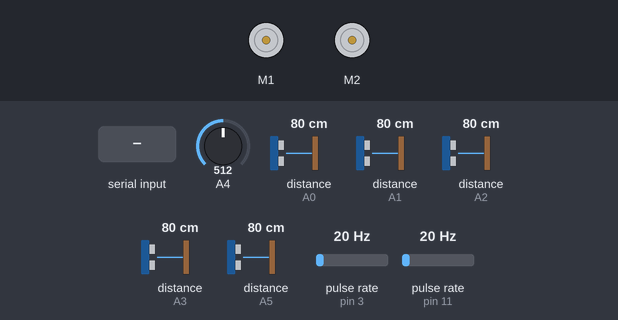
Bench run of a sketch on a simulated Arduino Uno, built with avr-gcc and run on an emulated ATmega328P. Shown: 2 × DC motor (green arrow = forward, orange = backward, longer = faster). Wiring (inferred from the names in the program): 2 × pulse sensor: data pin 3 / data pin 11. The test bench sets the inputs (shaded band); at power-on: distance to the obstacle (sensors on A1, A5, A3, A0, A2) 80 cm, pulse rate (sensors on pin 3, pin 11) 20 Hz, A4 = 512. What the sketch prints to the serial monitor is not drawn.

Above: at 1.4 s.
1.5 s: "D\n" received over Serial
3.0 s: distance to the obstacle (sensor on A1) set to 2 cm
6.0 s: "S90\n" received over Serial
At 7.7 s:
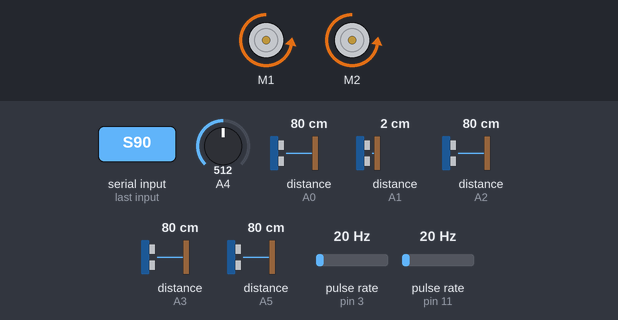
8.8 s: pulse rate (sensor on pin 3) set to 4 Hz
At 10.6 s:
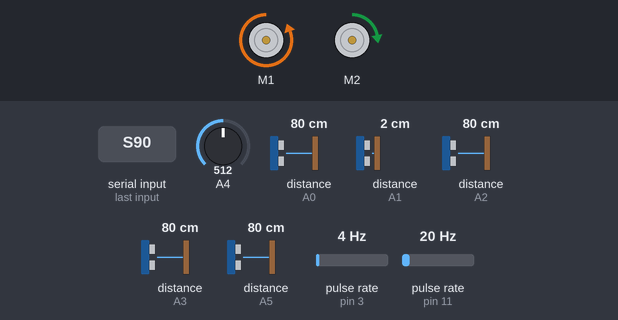
11.8 s: distance to the obstacle (sensor on A5) set to 2 cm
13.3 s: distance to the obstacle (sensor on A3) set to 2 cm
Timing chart, 0 to 15.8 s (numbered marks = the images above; inputs shaded):
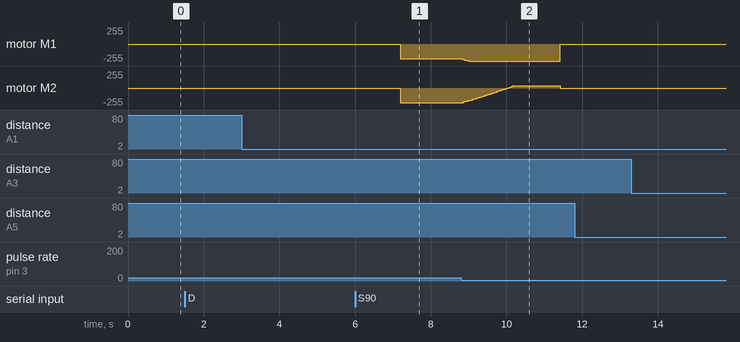

The sketch:

mdp_mar04.ino
```cpp
// the setup routine runs once when you press reset
void setup() {
  // initialize serial communication
  setupSerialConnection();
  setupMotorEncoder();
  setupSensorInterrupt();
  setupPID();
  // make arduino pause execution for all code for the stated milliseconds
  // for the analog-to-digital converter to settle after the last reading
  delay(200);
}

// the loop routine runs over and over again forever
void loop() {
  delay(10);

  // if not connected
  if (!Serial) {
    //Serial.println("Waiting for connection");
  }

  //testRPM(400, 400);

/*
  // for hardcode string
  char movement;
  String test = "U";
  int strLen = test.length();
  int pos = 0;

  // while data is available in the serial buffer
  while (strLen > pos) {
    // to store char array for movement value
    char gridMoveValueChar[5];
    // to store movement value in int
    int gridMoveValueInt= 0;
    int count = 0;

    // read the next character of the serial buffer
    char character = test.charAt(pos);
    pos++;
    count = 0;
    char nextChar = test.charAt(pos);
    if (character == '|')
      continue;
    if (nextChar == '|' || nextChar == '\0') {
      gridMoveValueChar[count] = '1';
      count++;
      pos++;
    } else {
      while (nextChar != '|' && nextChar != '\0') {
        gridMoveValueChar[count] = nextChar;
        pos++;
        count++;
        nextChar = test.charAt(pos);
      }
      pos++;
    }
    gridMoveValueChar[count] = '\0';
    gridMoveValueInt = atoi(gridMoveValueChar);

    switch (character) {
      // move forward
      case 'W':
        moveForward(gridMoveValueInt * 10);
        delay(10);
        printDistanceReading();
        printSensorReading();
        delay(2000);
        break;
      // move forward fast (for fastestpath or clear straight path)
      case 'F':
        moveForwardFast(gridMoveValueInt * 10);
        delay(10);
        printDistanceReading();
        printSensorReading();
        break;
      // turn left
      case 'A':
        if (gridMoveValueInt <= 12)     // lesser or equal to 12, will be seen as number of 90 degrees to be turned (max 1080 deg)
          turnLeft(gridMoveValueInt*90);
        else
          turnLeft(gridMoveValueInt);   // more than 12, will be seen as degrees to be turned
        delay(10);
        printDistanceReading();
        printSensorReading();
        pos = pos + 1;
        break;
      // move backward (for fastestpath or clear straight path)
      case 'S':
        moveBackwards(gridMoveValueInt * 10);
        delay(10);
        printDistanceReading();
        printSensorReading();
        break;
      // move backward fast
      case 'B':
        moveBackwardsFast(gridMoveValueInt * 10);
        delay(10);
        printDistanceReading();
        printSensorReading();
        break;
      // turn right
      case 'D':
        if (gridMoveValueInt <= 12)     // lesser or equal to 12, will be seen as number of 90 degrees to be turned (max 1080 deg)
          turnRight(gridMoveValueInt*90);
        else
          turnRight(gridMoveValueInt);  // more than 12, will be seen as degrees to be turned
        delay(10);
        printDistanceReading();
        printSensorReading();
        pos = pos + 1;
        break;
      // to get current sensor reading
      case 'U':
        printDistanceReading();
        printSensorReading();
        pos = pos + 1;
        break;
      case 'I':
        delay(2000);
        turnLeft(45);
        delay(2000);
        //moveForwardTick(2380);
        //delay(2000);
        turnRight(45);
        //turnRight(60);
        //delay(2000);
        //moveForwardTick(2380);
        //turnLeft(60);
        //delay(2000);
        break;
      case 'P':
        avoid();
        delay(10);
      case 'O':
        avoidDiagonal();
        delay(10);
    }
  }
  //delay(10000);
  */


  //for receiving string from rpi
  // while data is available in the serial buffer
  while (Serial.available() > 0){
    // to store char array for movement value
    char gridMoveValueChar[5];
    // to store movement value in intprin
    //int gridMoveValueInt = 0;
    int count = 0;

    char character = Serial.read();
    char nextChar = Serial.peek();


    char gridMoveValueInt = Serial.read();
    if (character == '|')
      continue;

    if (character == '|')
      continue;
    if (nextChar == '|') {
      gridMoveValueChar[count] = '1';
      count++;
    } else {
        while (nextChar != '|' && nextChar != '\0' && nextChar != '\n') {
          nextChar = Serial.read();
          gridMoveValueChar[count] = nextChar;
          count++;
          nextChar = Serial.peek();
        }
    }
    gridMoveValueChar[count] = '\0';
    gridMoveValueInt = atoi(gridMoveValueChar);

    // read the next character of the serial buffer
    switch (character) {
      // move forward
      case 'W':
        moveForward(gridMoveValueInt * 10);
        delay(10);
        printSensorReading();
        break;
      // move forward fast (for fastestpath or clear straight path)
      case 'F':
        moveForwardFast(gridMoveValueInt * 10);
        delay(10);
        printSensorReading();
        break;
      // turn left
      case 'A':
        if (gridMoveValueInt <= 12)     // lesser or equal to 12, will be seen as number of 90 degrees to be turned (max 1080 deg)
          turnLeft(gridMoveValueInt*90);
        else
          turnLeft(gridMoveValueInt);   // more than 12, will be seen as degrees to be turned
        delay(10);
        printSensorReading();
        break;
      // move backward
      case 'S':
        moveBackwards(gridMoveValueInt * 10);
        delay(10);
        printSensorReading();
        break;
      // move backward fast
      case 'B':
        moveBackwardsFast(gridMoveValueInt * 10);
        delay(10);
        printSensorReading();
        break;
      // turn right
      case 'D':
        if (gridMoveValueInt <= 12)     // lesser or equal to 12, will be seen as number of 90 degrees to be turned (max 1080 deg)
          turnRight(gridMoveValueInt*90);
        else
          turnRight(gridMoveValueInt);  // more than 12, will be seen as degrees to be turned
        delay(10);
        printSensorReading();
        break;
      // to get current sensor reading
      case 'U':
        printSensorReading();
        break;
      case '|':
        break;
      }
  }
}

// serial codes
void setupSerialConnection() {
  // initialize serial communication at 9600 bits per seconds
  Serial.begin(115200);
  // deadlock if not connected
  while (!Serial);
}

void printSensorReading() {
  // print sensor reading to serial monitor
  Serial.print("XF1:");
  Serial.print((int)getFrontIR1()); // print front-left sensor distance
  Serial.print("|F2:");
  Serial.print((int)getFrontIR2()); // print front-center sensor distance
  Serial.print("|F3:");
  Serial.print((int)getFrontIR3()); // print front-right sensor distance
  Serial.print("|R1:");
  Serial.print((int)getRightIR1()); // print right-back sensor distance
  Serial.print("|R2:");
  Serial.print((int)getRightIR2()); // print right-front sensor distance
  Serial.print("|L1:");
  Serial.print((int)getLeftIR1());  // print left long range sensor distance
  Serial.print("|\n");
  // flush waits for transmission of outoing serial data to complete
  Serial.flush();
  delay(10);
}

void printDistanceReading() {
  // print sensor reading to serial monitor
  Serial.print("                                                F1:");
  Serial.print((int)readFrontSensor_1()); // print front-left sensor distance
  Serial.print("|F2:");
  Serial.print((int)readFrontSensor_2()); // print front-center sensor distance
  Serial.print("|F3:");
  Serial.print((int)readFrontSensor_3()); // print front-right sensor distance
  Serial.print("|R1:");
  Serial.print((int)readRightSensor_1()); // print right-back sensor distance
  Serial.print("|R2:");
  Serial.print((int)readRightSensor_2()); // print right-front sensor distance
  Serial.print("|L1:");
  Serial.print((int)readLeftSensor_1());  // print left long range sensor distance
  Serial.print("|\n");
  // flush waits for transmission of outoing serial data to complete
  Serial.flush();
  delay(10);
}
```

Source omitted: motorLib.ino (15577 bytes), sensorLib.ino (10876 bytes)

Measured:
- after the input at 3.0 s, every drawn part: stays the same
- after the input at 6.0 s, motor M1: stopped → backward 223/255 after 1.2 s, → backward 222/255 0.13 s later; motor M2: stopped → backward 223/255 after 1.2 s
- after the input at 11.8 s, every drawn part: stays the same
- after the input at 13.3 s, every drawn part: stays the same
